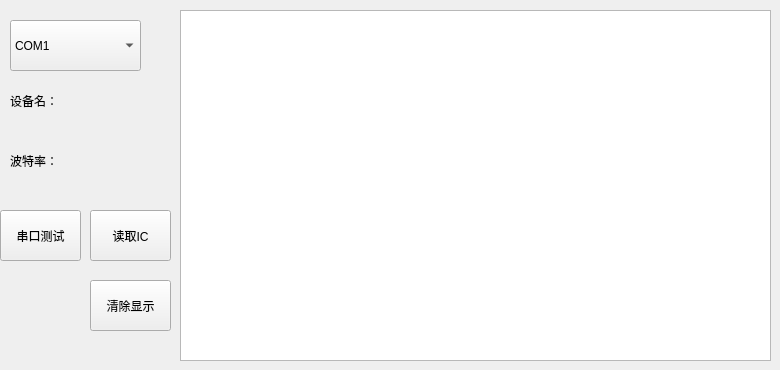
   <widget class="QWidget" name="page_4">
    <widget class="QLabel" name="label_8">
     <property name="geometry">
      <rect>
       <x>10</x>
       <y>90</y>
       <width>71</width>
       <height>21</height>
      </rect>
     </property>
     <property name="text">
      <string>设备名：</string>
     </property>
    </widget>
    <widget class="QLabel" name="label_baud_2">
     <property name="geometry">
      <rect>
       <x>60</x>
       <y>180</y>
       <width>131</width>
       <height>20</height>
      </rect>
     </property>
     <property name="text">
      <string/>
     </property>
    </widget>
    <widget class="QLabel" name="label_dev_2">
     <property name="geometry">
      <rect>
       <x>60</x>
       <y>120</y>
       <width>131</width>
       <height>20</height>
      </rect>
     </property>
     <property name="text">
      <string/>
     </property>
    </widget>
    <widget class="QComboBox" name="comboBox_3">
     <property name="geometry">
      <rect>
       <x>10</x>
       <y>20</y>
       <width>131</width>
       <height>51</height>
      </rect>
     </property>
     <property name="currentIndex">
      <number>1</number>
     </property>
     <item>
      <property name="text">
       <string>COM0</string>
      </property>
     </item>
     <item>
      <property name="text">
       <string>COM1</string>
      </property>
     </item>
     <item>
      <property name="text">
       <string>COM2</string>
      </property>
     </item>
     <item>
      <property name="text">
       <string>COM3</string>
      </property>
     </item>
     <item>
      <property name="text">
       <string>COM4</string>
      </property>
     </item>
    </widget>
    <widget class="QLabel" name="label_9">
     <property name="geometry">
      <rect>
       <x>10</x>
       <y>150</y>
       <width>71</width>
       <height>21</height>
      </rect>
     </property>
     <property name="text">
      <string>波特率：</string>
     </property>
    </widget>
    <widget class="QPlainTextEdit" name="plainTextEdit_ICCARD">
     <property name="geometry">
      <rect>
       <x>180</x>
       <y>10</y>
       <width>591</width>
       <height>351</height>
      </rect>
     </property>
    </widget>
    <widget class="QPushButton" name="pushButton_wifi_con_2">
     <property name="geometry">
      <rect>
       <x>90</x>
       <y>210</y>
       <width>81</width>
       <height>51</height>
      </rect>
     </property>
     <property name="text">
      <string>读取IC</string>
     </property>
    </widget>
    <widget class="QPushButton" name="pushButton_IC_del_info">
     <property name="geometry">
      <rect>
       <x>90</x>
       <y>280</y>
       <width>81</width>
       <height>51</height>
      </rect>
     </property>
     <property name="text">
      <string>清除显示</string>
     </property>
    </widget>
    <widget class="QPushButton" name="pushButton_wifi_test_2">
     <property name="geometry">
      <rect>
       <x>0</x>
       <y>210</y>
       <width>81</width>
       <height>51</height>
      </rect>
     </property>
     <property name="text">
      <string>串口测试</string>
     </property>
    </widget>
   </widget>
